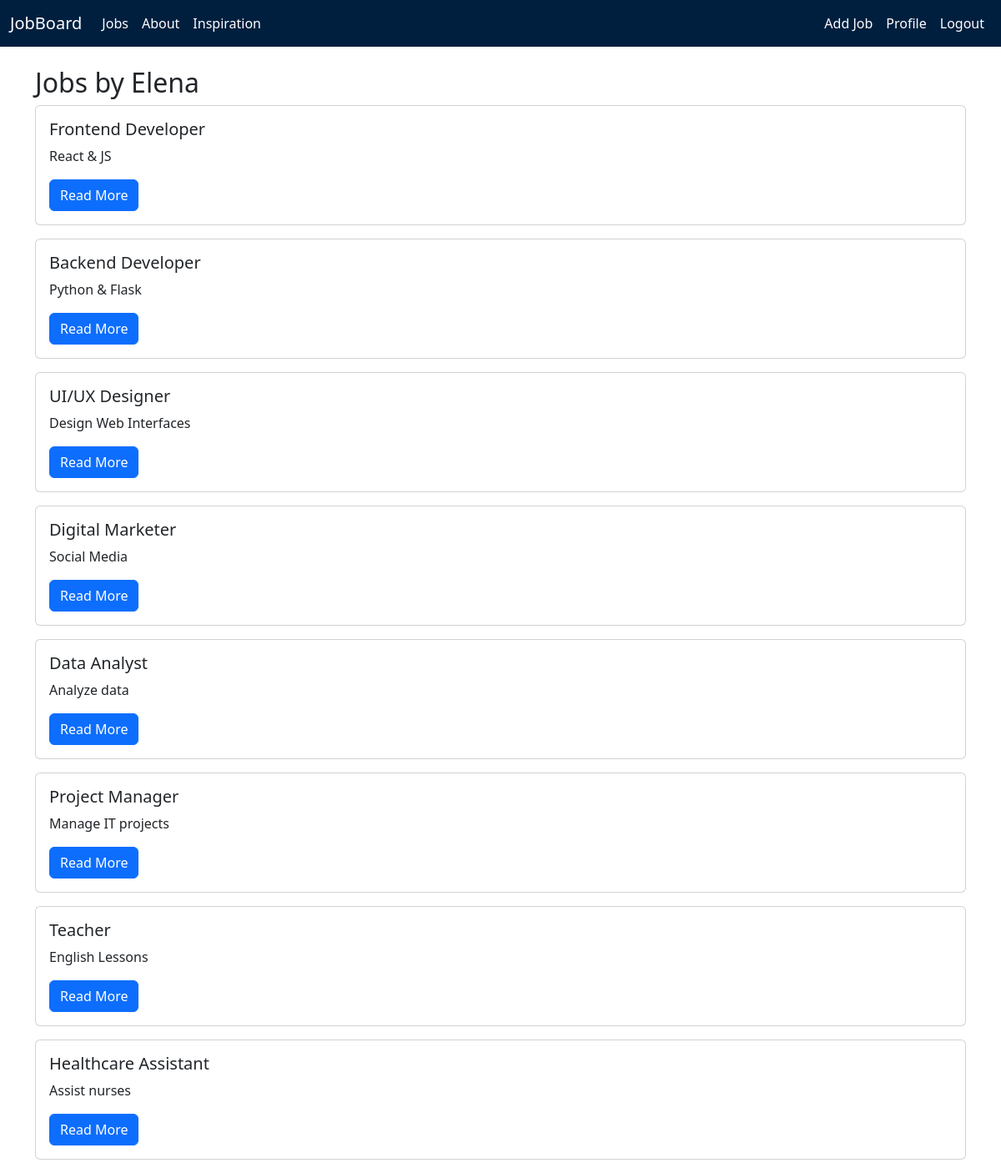
Page /users/1/jobs (signed in) on the committed database.
### app/models.py (models this page shows, shortened)
class User(db.Model, UserMixin):
    id = db.Column(db.Integer, primary_key=True)
    name = db.Column(db.String(50), nullable=False)
    email = db.Column(db.String(120), unique=True, nullable=False)
    password_hash = db.Column(db.String(128), nullable=False)
    profile_pic = db.Column(db.String(100), default='default.jpg')
    jobs = db.relationship('Job', backref='author', lazy=True)

class Job(db.Model):
    id = db.Column(db.Integer, primary_key=True)
    title = db.Column(db.String(100), nullable=False)
    short_desc = db.Column(db.String(200), nullable=False)
    full_desc = db.Column(db.Text, nullable=False)
    company = db.Column(db.String(100), nullable=False)
    salary = db.Column(db.String(50))
    location = db.Column(db.String(100))
    category = db.Column(db.String(50))
    date_posted = db.Column(db.DateTime, default=datetime.utcnow)
    user_id = db.Column(db.Integer, db.ForeignKey('user.id'), nullable=False)

### app/routes.py (the view)
@bp.route("/users/<int:user_id>/jobs")
@login_required
def user_jobs(user_id):
    user = User.query.get_or_404(user_id)
    jobs = Job.query.filter_by(author=user).all()
    return render_template("user_jobs.html", user=user, jobs=jobs)

### app/models.py (called while the page is built)
@login_manager.user_loader
def load_user(user_id):   #ამოწმებს უზერს მონაცემთა ბაზიდან
    return User.query.get(int(user_id))

### app/templates/user_jobs.html
{% extends "layout.html" %}
{% block content %}
<h2>Jobs by {{ user.name }}</h2>
{% for job in jobs %}
<div class="card mb-3">
  <div class="card-body">
    <h5 class="card-title">{{ job.title }}</h5>
    <p class="card-text">{{ job.short_desc }}</p>
    <a href="{{ url_for('main.job_detail', job_id=job.id) }}" class="btn btn-primary">Read More</a>
  </div>
</div>
{% else %}
<p>No jobs posted by this user.</p>
{% endfor %}
{% endblock %}

### rows in the picture
User: name "Elena"
Job: title "Frontend Developer", short_desc "React & JS"
Job: title "Backend Developer", short_desc "Python & Flask"
Job: title "UI/UX Designer", short_desc "Design Web Interfaces"
Job: title "Digital Marketer", short_desc "Social Media"
Job: title "Data Analyst", short_desc "Analyze data"
Job: title "Project Manager", short_desc "Manage IT projects"
Job: title "Teacher", short_desc "English Lessons"
Job: title "Healthcare Assistant", short_desc "Assist nurses"
